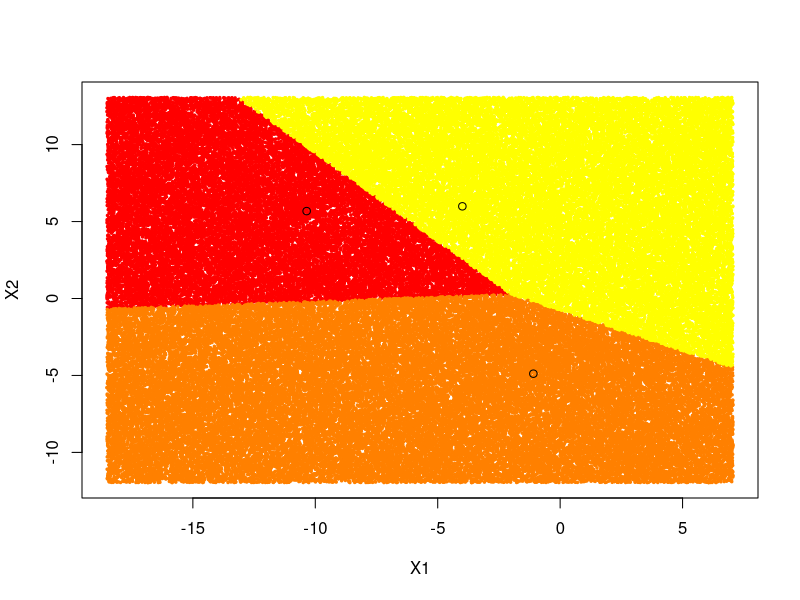

Source code (R):
X0 <-
    data.frame(
        x1 = rnorm(400, mean = -12, sd = 1),
        x2 = rnorm(400, mean = 7, sd = 1),
        class = "black"
    )
X1 <-
    data.frame(
        x1 = rnorm(200, mean = -7, sd = 1),
        x2 = rnorm(200, mean = 3, sd = 1),
        class = "black"
    )
X2 <-
    data.frame(
        x1 = rnorm(200, mean = -4, sd = 1),
        x2 = rnorm(200, mean = 6, sd = 1),
        class = "white"
    )
X3 <- data.frame(
    x1 = rnorm(200, mean = -1, sd = 1),
    x2 = rnorm(200, mean = -5, sd = 1),
    class = "orange"
)
X <- rbind(X0, X1, X2, X3) 

lda2 <- function(data) {
    if (is.numeric(data[, 1] & is.numeric(data[, 2]))) {
        names(data) <- c("x1", "x2", "class")
    }
    tab <- table(data$class)
    n_cla <- dim(tab)
    nam <- names(tab)
    pi <- c()
    mu <- matrix(nrow = n_cla, ncol = 2)
    for (i in (1:n_cla)) {
        pi[i] <- tab[i] / dim(data)[1]
        mu[i, 1] <- mean(data$x1[data$class == nam[i]]) # mean matrix: (class1:x1 ... classn:x1)
        mu[i, 2] <- mean(data$x2[data$class == nam[i]]) #              (class1:x2 ... classn:x2)
    }
    names(pi) <- nam
    val <- list()
    dev <- list()
    mul <- list()
    ccov <- list()
    for (i in (1:n_cla)) {
        val[[i]] <- matrix(nrow = tab[i], ncol = 2)
        val[[i]] <- cbind(data$x1[data$class == nam[i]], data$x2[data$class == nam[i]])
        dev[[i]] <- matrix(nrow = tab[i], ncol = 2)
        for (j in (1:tab[i])) {
            dev[[i]][j,] <- val[[i]][j, ] - mu[i, ]
        }
        mul[[i]] <- matrix(nrow = 2, ncol = 2)
        ccov[[i]] <- matrix(nrow = 2, ncol = 2)
        mul[[i]] <- t(dev[[i]]) %*% dev[[i]]
        ccov[[i]] <- mul[[i]] / (dim(data)[1] - n_cla)
    }
    dis <- c()
    exp <- c()
    cov <- Reduce('+', ccov)
    rownames(cov) <- c("x1", "x2")
    colnames(cov) <- c("x1", "x2")
    inv <- solve(cov)
    maxx <- matrix(nrow = n_cla, ncol = 2)
    minx <- matrix(nrow = n_cla, ncol = 2)
    for (i in (1:n_cla)) {
        for (j in (1:2)) {
            maxx[i, j] <- mu[i, j] + 4 * sqrt(cov[j, j])
            minx[i, j] <- mu[i, j] - 4 * sqrt(cov[j, j])
        }
    }
    col <- heat.colors(n = n_cla)
    runifx1 <- runif(100000, min = min(minx[, 1]), max = max(maxx[, 1]))
    runifx2 <- runif(100000, min = min(minx[, 2]), max = max(maxx[, 2]))
    runif <- cbind(runifx1, runifx2)
    dismc <- matrix(nrow = 100000, ncol = n_cla)
    for (h in (1:100000)) {
        for (i in (1:n_cla)) {
            dismc[h, i] <-
                t(runif[h, ]) %*% inv %*% mu[i, ] - 0.5 %*% t(mu[i, ]) %*% inv %*% mu[i, ] + log(pi[i])
        }
    }
    colnames(dismc) <- nam
    rownames(mu) <- nam
    classmc <- c()
    for (h in (1:100000)) {
        classmc[h] <- names(dismc[h, ])[dismc[h, ] == max(dismc[h, ])]
    }
    dismc <-
        data.frame(
            x1 = runifx1,
            x2 = runifx2,
            class = classmc,
            stringsAsFactors = FALSE
        )
    dismc <- dismc[order(dismc$class), ]
    plot(
        dismc$x1[dismc$class == nam[1]],
        dismc$x2[dismc$class == nam[1]],
        xlim = c(min(minx[, 1]), max(maxx[, 1])), # x1
        ylim = c(min(minx[, 2]), max(maxx[, 2])), # x2
        col = col[1],
        xlab = "X1",
        ylab = "X2",
        pch = 20,
        cex = 0.5
    )
    for (i in (2:n_cla)) {
        points(dismc$x1[dismc$class == nam[i]],
               dismc$x2[dismc$class == nam[i]], 
               col = col[i],
               pch = 20,
               cex = 0.5)
    }
    for (i in (1:n_cla)) {
        points(mu[i,1], mu[i,2],
               pch = )
    }
    slopes <- matrix(nrow = n_cla, ncol = n_cla) # slope of mean lines between class i and j
    intercepts <- matrix(nrow = n_cla, ncol = n_cla) # intercept of mean lines "
    for (i in (1:n_cla)) {
        for (j in (i:n_cla)) {
            slopes[i,j] <- (mu[j,2] - mu[i,2]) / (mu[j,1] - mu[i,1])
            intercepts[i,j] <- mu[i,2] - slopes[i,j] * mu[i,1]
        }
    }
    x <- seq(mu[1,1], mu[2,1], length = 100)
    y <- slopes[1,2] * x + intercepts[1,2]
    xy <- cbind(x,y)
    dis <- matrix(nrow = 100, ncol = n_cla)
    for (j in (1:100)) {
        for (i in (1:n_cla))
            dis[j,i] <- t(xy[j,]) %*% inv %*% mu[i, ] - 0.5 %*% t(mu[i, ]) %*% inv %*% mu[i, ] + log(pi[i])
    }
    colnames(dis) <- nam
    classtest <- c()
    for (j in (1:100)) {
        classtest[j] <- colnames(dis)[dis[j,] == max(dis[j,])]
    }
    dis <- as.data.frame(cbind(dis,classtest)) # scores and class for every point on the means line
    if (length(table(dis$classtest)) == 2) {
        for (j in (1:99)) {
            if (dis$classtest[j] != dis$classtest[j+1]) {
                threshold <- j
            }
        }
    }
    bounds1 <- data.frame(x1 = xy[threshold,1], x2 = xy[threshold,2])
    bounds2 <- data.frame(x1 = xy[threshold + 1,1], x2 = xy[threshold + 1,2])
    bounds <- rbind(bounds1, bounds2)
    rownames(bounds) <- NULL
    return(list(pi, cov, mu, bounds))
}
lda2(X)
